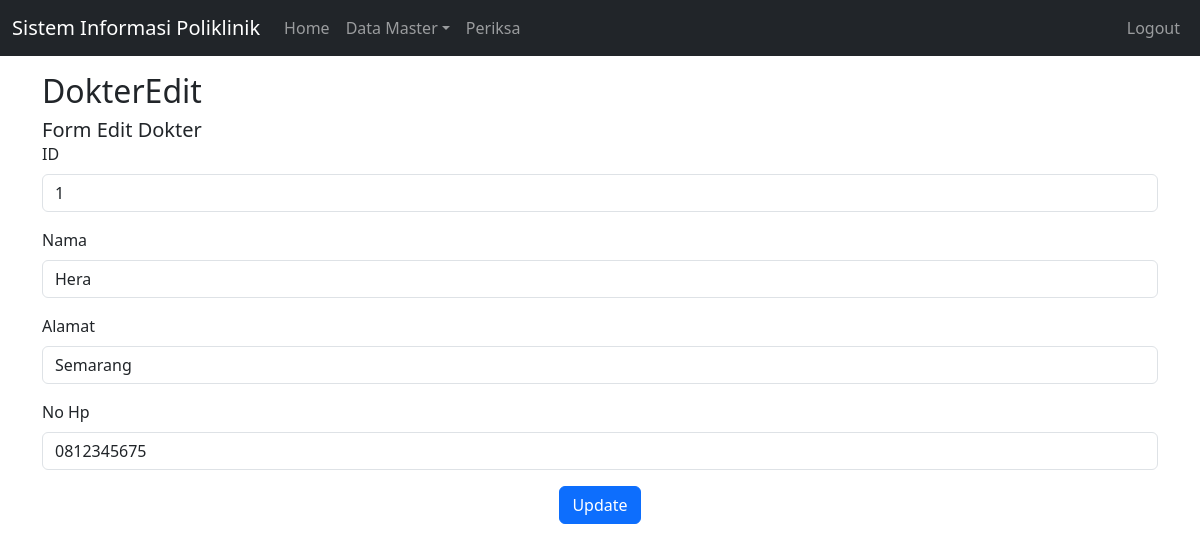
The page /index.php?page=dokterEdit&id=1 (signed in) on the database its author committed.
### tables this page shows
CREATE TABLE `dokter` (
  `id` int(11) NOT NULL,
  `nama` varchar(255) NOT NULL,
  `alamat` varchar(255) NOT NULL,
  `no_hp` varchar(50) NOT NULL
);

### dokterEdit.php (the view)
<?php
    include 'koneksi.php';
    $id=$_GET['id'];
    $sql="select * from dokter where id='$id'";
    $hasil=$conn->query($sql);
    while($row=$hasil->fetch_assoc()){
        $nama=$row['nama'];
        $alamat=$row['alamat'];
        $noHp=$row['no_hp'];
    }
?>
<h5 class="card-title">Form Edit Dokter</h5>
<form action="dokterUpdate.php" class="row g-3" method="post" enctype="multipart/form-data">
    <div class="col-12">
        <label for="id" class="form-label">ID</label>
        <input type="text" class="form-control" id="id" name="id" value="<?=$id;?>" readonly>
    </div>
    <div class="col-12">
        <label for="nama" class="form-label">Nama</label>
        <input type="text" class="form-control" id="nama" name="newNama" value="<?=$nama;?>">
    </div>
    <div class="col-12">
        <label for="alamat" class="form-label">Alamat</label>
        <input type="text" class="form-control" id="alamat" name="newAlamat" value="<?=$alamat;?>">
    </div>
    <div class="col-12">
        <label for="nohp" class="form-label">No Hp</label>
        <input type="text" class="form-control" id="nohp" name="newHp" value="<?=$noHp;?>">
    </div>
    <div class="text-center">
        <button type="submit" class="btn btn-primary" value="Update">Update</button>
    </div>
</form>

### rows shown on the page
dokter: newNama "Hera", newAlamat "Semarang", newHp "0812345675"

### other values the page prints
$_GET['page'] "DokterEdit"
